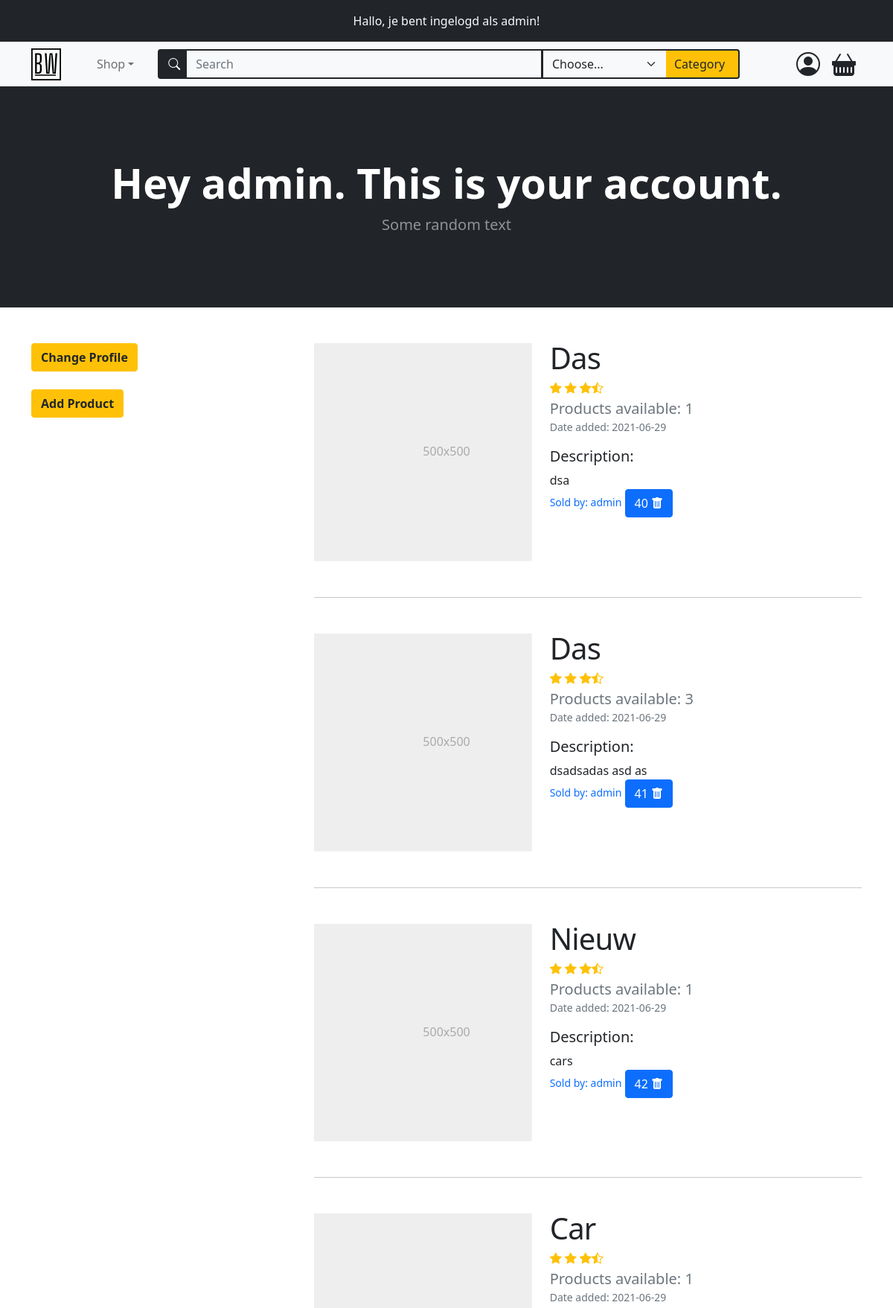
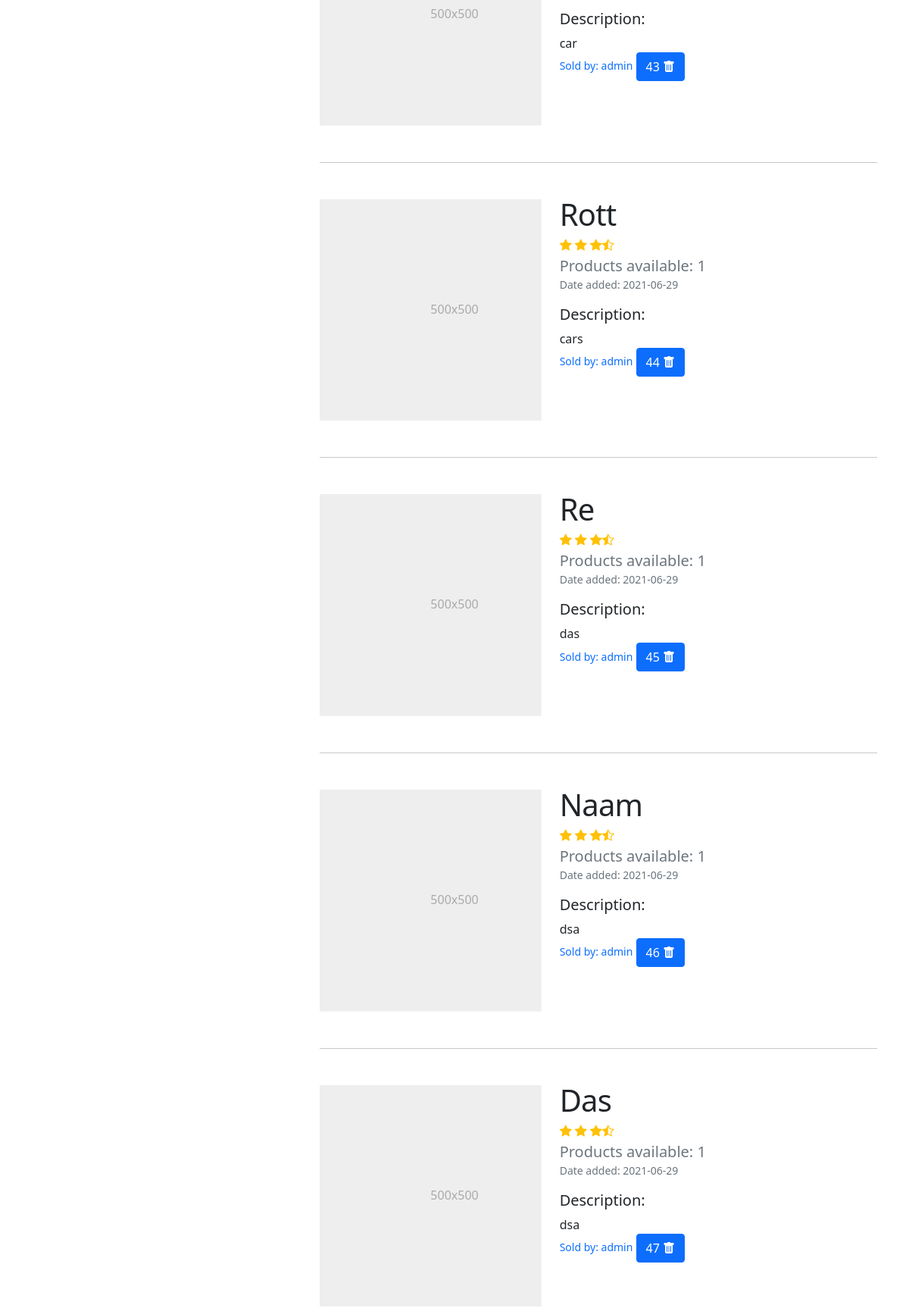
The page /account (signed in, upper part) on the database its author committed (2 pictures, top to bottom).
### models.py (models this page shows)
class BaseModel(db_wrapper.Model):
    class Meta:
        database = db

class User(BaseModel, UserMixin):
    first_name = CharField(index=True, max_length=30, null=True)
    last_name = CharField(max_length=120, null=True)
    address = CharField(max_length=200, null=True)
    city = CharField(max_length=50, null=True)
    country = CharField(max_length=50, null=True)
    cc_number = IntegerField(unique=True, null=True)
    username = CharField(index=True, max_length=30, unique=True)
    email = CharField(index=True, max_length=50, unique=True)
    password = CharField(max_length=20)

class Product(BaseModel):
    name = CharField(max_length=50)
    description = TextField(null=True)
    price_per_unit = DecimalField(
        constraints=[Check("price_per_unit >= 0")],
        decimal_places=2,
        auto_round=True,
        null=True,
        default=0,
        max_digits=10,
    )
    stock = IntegerField(default=1)
    owner = ForeignKeyField(User, backref="products")
    date_posted = DateTimeField(formats="%Y-%m-%d", default=datetime.utcnow())

### routes.py (the view)
@app.route("/account", methods=["GET", "POST"])
@login_required
def account():
    products = list_user_products(current_user.id)
    update_account_form = UpdateAccountForm(country=current_user.country)
    add_product_form = AddProductForm()
    search_form = SearchForm()
    banner_info = f"Hey {current_user.username}. This is your account."
    return render_template(
        "account.html",
        title="Account",
        add_product_form=add_product_form,
        update_account_form=update_account_form,
        search_form=search_form,
        banner_info=banner_info,
        products=products,
    )

### forms.py (shortened to what this page needs)
class UpdateAccountForm(FlaskForm):
    first_name = StringField("Name", validators=[DataRequired(), Length(min=2, max=30)])
    last_name = StringField(
        "Surname", validators=[InputRequired(), Length(min=2, max=120)]
    )
    address = StringField(
        "Address", validators=[InputRequired(), Length(min=8, max=200)]
    )
    city = StringField("City", validators=[InputRequired(), Length(min=2, max=50)])
    country = SelectField(
        "Country",
        choices=["...", "Netherlands", "Belgium", "Germany", "France", "Other"],
        validators=[InputRequired()],
    )
    cc_number = IntegerField("Credit Card Number", validators=[InputRequired()])
    username = StringField(
        "Username",
        validators=[InputRequired(), Length(min=5, max=25)],
    )
    email = StringField("Email", validators=[InputRequired(), Length(max=50), Email()])
    update = SubmitField("Update")

class AddProductForm(FlaskForm):
    name = StringField("Name", validators=[InputRequired(), Length(max=50)])
    description = TextAreaField("Description", validators=[Length(max=20)])
    price_per_unit = DecimalField("Price", places=2, validators=[InputRequired()])
    amount_to_add = SelectField(
        "Amount to add",
        choices=[num for num in range(1, 11)],
        validators=[InputRequired()],
    )
    tags = StringField("Create Your Tag", validators=[InputRequired()])
    add_product = SubmitField("Add")

### main.py (called while the page is built)
def list_user_products(user_id) -> list[Product]:
    user_products = (
        Product.select()
        .join(User)
        .where(Product.owner == user_id)
        .order_by(Product.date_posted.desc())
    )
    return user_products

### routes.py (called while the page is built)
@login_manager.user_loader
def load_user(user_id):
    return User.get_by_id(user_id)

### templates/account.html (shortened to what this page needs)
{% extends 'base.html' %}
{% block content %}
<div class="container mb-3">
  <div class="row">
    <div class="col-lg-4 mt-4">
      <div class="position-sticky mt-4 container p-0" style="top: 6rem">
        <div class="mb-4">
          <button
            id="collapseProfileBtn"
            class="btn btn-warning text-dark fw-bolder"
            type="button"
            data-bs-toggle="collapse"
            data-bs-target="#collapseProfileForm"
            aria-expanded="false"
            aria-controls="collapseProfileForm"
          >
            Change Profile
          </button>
        </div>
        <div>
          <button
            id="collapseProductBtn"
            class="btn btn-warning text-dark fw-bolder"
            type="button"
            data-bs-toggle="collapse"
            data-bs-target="#collapseProductForm"
            aria-expanded="false"
            aria-controls="collapseProductForm"
          >
            Add Product
          </button>
        </div>
      </div>
    </div>
    <div class="col-lg-8 container ms-0">
       {% include "featurette_product.html" %}
    </div>
  </div>
</div>
{% endblock content %}

### templates/base.html (shortened to what this page needs)
<!DOCTYPE html>
<html lang="en">
  <head>
    <link
      href="https://cdn.jsdelivr.net/npm/bootstrap@5.0.2/dist/css/bootstrap.min.css"
      rel="stylesheet"
    />
    <link
      href="{{url_for('static', filename='styles.css')}}"
      rel="stylesheet"
    />
    <link
      href="https://cdn.jsdelivr.net/npm/bootstrap-icons@1.5.0/font/bootstrap-icons.css"
      rel="stylesheet"
    />
  </head>
  <body>
    {% if current_user.is_authenticated %}
    <div class="bg-dark">
      <p class="container text-light text-center py-3 my-0">
        Hallo, je bent ingelogd als {{ current_user.username }}!
      </p>
    </div>
    {%endif %}
    {% include "navbar.html" %}
    {% block header%}
    <header class="bg-dark py-5">
      <div class="container px-4 px-lg-5 my-5">
        <div class="text-center text-white">
          {% if banner_info %}
          <h1 class="display-4 fw-bolder font">{{ banner_info }}</h1>
          {% else %}
          <h1 class="display-4 fw-bolder font">Shop in Style</h1>
          {% endif %}
          <p class="lead fw-normal text-white-50 mb-0">Some random text</p>
        </div>
      </div>
    </header>
    {% endblock header %}
     {% block content%} {% endblock content %}
  </body>
</html>

### templates/featurette_product.html (shortened to what this page needs)
{% for product in products %}
<div class="row featurette mt-5">
  <div class="col-md-7 order-md-2">
    <h2 class="featurette-heading text-capitalize mt-0">{{product.name}}</h2>
    <div class="d-flex text-warning">
      <i class="bi bi-star-fill"></i>
      <i class="bi bi-star-fill mx-1"></i>
      <i class="bi bi-star-fill"></i>
      <i class="bi bi-star-half"></i>
    </div>
    <h5 class="text-muted my-0 mt-1">Products available: {{product.stock}}</h5>
    <small class="text-muted">Date added: {{product.date_posted}}</small>
    <h6 class="lead featurette-description mt-3">Description:</h6>
    <p class="m-0">
      {{product.description}}
    </p>
    <small class="mt-2 text-primary" style="font-weight: 500"
      >Sold by: {{product.owner.username}}</small
    >
    <button
      type="button"
      class="btn btn-primary"
      data-bs-toggle="modal"
      data-bs-target="#deleteProductModal{{product.id}}"
    >
      {{product.id}}
      <i class="bi bi-trash-fill"></i>
    </button>
  </div>
  <div class="col-md-5 order-md-1">
    <svg
      class="
        bd-placeholder-img bd-placeholder-img-lg
        featurette-image
        img-fluid
        mx-auto
      "
      width="500"
      height="500"
      xmlns="http://www.w3.org/2000/svg"
      role="img"
      aria-label="Placeholder: 500x500"
      preserveAspectRatio="xMidYMid slice"
      focusable="false"
    >
      <title>{{product.name}}</title>
      <rect width="100%" height="100%" fill="#eee" />
      <text x="50%" y="50%" fill="#aaa" dy=".3em">500x500</text>
    </svg>
  </div>
</div>
<hr class="featurette-divider" />
{% endfor %}

### static/styles.css (style rules this page uses)
.featurette-divider { margin: 3rem 0; }
.featurette-heading { font-weight: 400; line-height: 1; letter-spacing: -0.05rem; }
@media (min-width: 40em) { .featurette-heading { font-size: 40px; } }
@media (min-width: 40em) { .featurette-description { font-size: 20px; } }
@media (min-width: 62em) { .featurette-heading { margin-top: 1rem; } }

### rows shown on the page
User: username "admin"
Product: name "Das", stock "1", date_posted "2021-06-29", description "dsa", owner.username "admin", id "40"
Product: name "Das", stock "3", date_posted "2021-06-29", description "dsadsadas asd as", owner.username "admin", id "41"
Product: name "Nieuw", stock "1", date_posted "2021-06-29", description "cars", owner.username "admin", id "42"
Product: name "Car", stock "1", date_posted "2021-06-29", description "car", owner.username "admin", id "43"
Product: name "Rott", stock "1", date_posted "2021-06-29", description "cars", owner.username "admin", id "44"
Product: name "Re", stock "1", date_posted "2021-06-29", description "das", owner.username "admin", id "45"
Product: name "Naam", stock "1", date_posted "2021-06-29", description "dsa", owner.username "admin", id "46"
Product: name "Das", stock "1", date_posted "2021-06-29", description "dsa", owner.username "admin", id "47"

### other values the page prints
{{ banner_info }} "Hey admin. This is your account."
